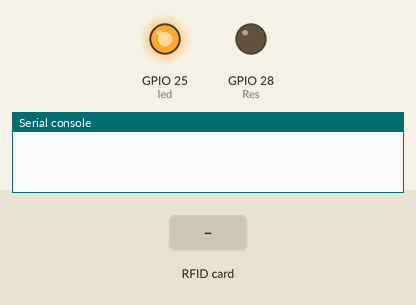
The program below on a simulated ESP32 board running MicroPython. Parts: output pins drawn as LEDs (lit = HIGH), the last lines printed to the serial console. The test bench sets the inputs (shaded band). Random numbers come from a fixed seed; no radio messages arrive unless stated (any console line starting 'radio sent:' is added by the test bench).

Above: at 3.2 s.
3.3 s: RFID card 5E 7A 19 C4 held to the reader
At 9.6 s:
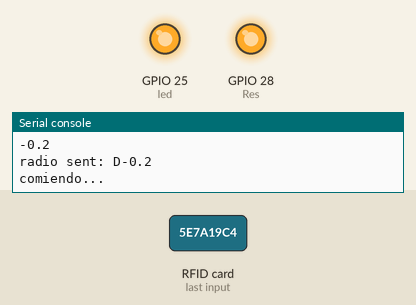
Timing chart, 0 to 10.8 s (numbered marks = the images above; inputs shaded):
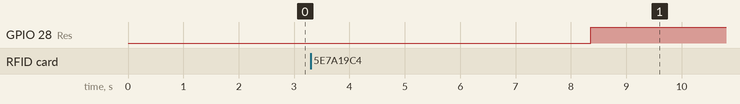

The program:

main.py
```python
#Calidad de agua y temperatura en uS/cm

#Librerias
from machine import Pin, reset, UART
from time import sleep
from ulora import LoRa, ModemConfig, SPIConfig
from machine import WDT


firulais = WDT(timeout=7000)


#Pic Ahorro
led=Pin(25,Pin.OUT)
led.on()

Res=Pin(28,Pin.OUT,Pin.PULL_UP)
Res.off()

tempi=25

# Initialise UART
uart = UART(0, 9600, tx=Pin(16), rx=Pin(17))
uart.init(bits=8, parity=None, stop=1) # Defaults from DFrobot wiki page: https://wiki.dfrobot.com/A01NYUB%20Waterproof%20Ultrasonic%20Sensor%20SKU:%20SEN0313


# Lora Parameters
RFM95_RST = 9
RFM95_SPIBUS = SPIConfig.rp2_1
RFM95_CS = 13
RFM95_INT = 8
RF95_FREQ = 433.0
RF95_POW = 20
CLIENT_ADDRESS = 1
SERVER_ADDRESS = 2

#Instancia de sensores y LoRa
sleep(1)
lora = LoRa(RFM95_SPIBUS, RFM95_INT, CLIENT_ADDRESS, RFM95_CS, reset_pin=RFM95_RST, freq=RF95_FREQ, tx_power=RF95_POW, acks=True)
#print("Lora Iniciado")
#Ejecucion
sleep(1)


def read_distance():
    uart.read() # clear buffer (could contain many measurements)
    while (uart.any() == 0): # wait for the sensor to send a packet
        pass # pass and check again if you didn't get one
    data_buff = uart.read(4) # read the 4 bytes it sent
    checksum = (data_buff[0] + data_buff[1] + data_buff[2]) & 0xFF # checksum seems to be header + data H + data L, masked to a single byte
    if (checksum == data_buff[3]):
        measurement = ((data_buff[1] << 8) + data_buff[2]) # shift data H left 8 bits, and add with data low
        if measurement == 250:
            return(-1) # return -1 if "250" (invalid measurement) is recieved, consider adding 0 too, as it's usually not accurate
        else:
            return(measurement)
    else:
        return(-2) # if checksum fails (normally because minimum range has been exceeded, return -1)


while True:
    try:
        Temp=float(read_distance())/10.0
        firulais.feed()
    except:
        pass
    print(Temp)
    lora.send("D"+str(Temp), SERVER_ADDRESS)
    firulais.feed()
    print("comiendo...")
    #print("TDS: {}ppm, EC: {} mS/cm".format(tds_value, tds_value*2))
    sleep(5)
    Res.on()
```

Measured:
- after the input at 3.3 s, GPIO 28 (Res): LOW → HIGH after 5.1 s
